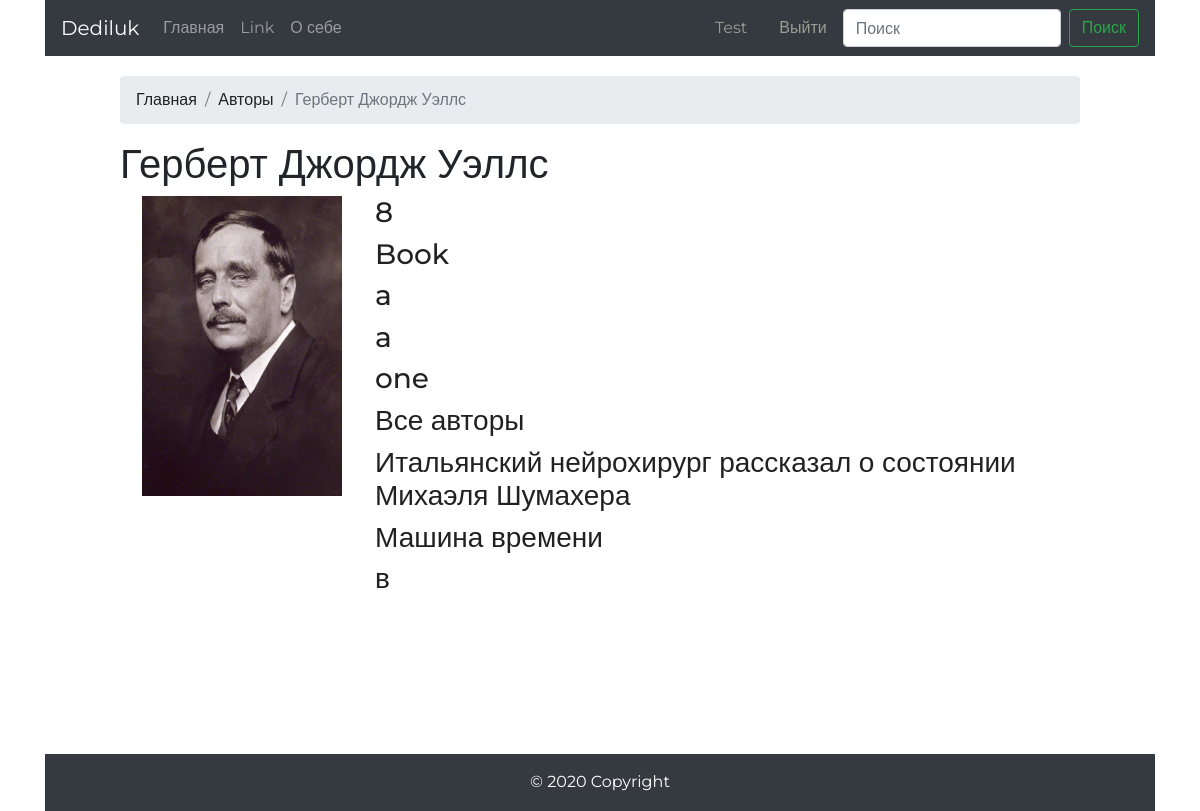
The app's page /mybooks/author/3/ (signed in), older data.
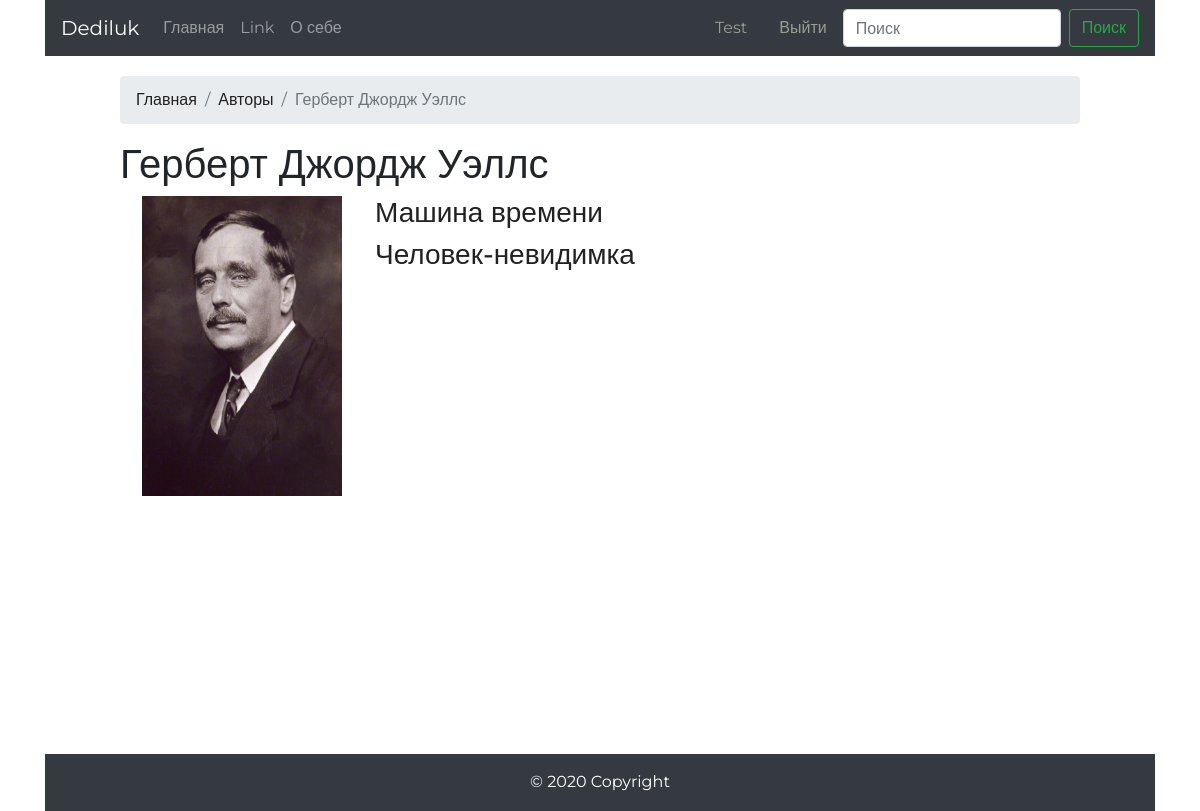
The same page, newer data.
### mybooks/models.py (models this page shows, shortened)
class Author(models.Model):
    name = models.CharField('Имя', max_length=150)
    image = models.ImageField('Изображение', upload_to='author/')
    def Meta(self):
        verbose_name = 'Автор'
        verbose_name_plural = 'Авторы'
    class Meta:
        ordering = ['name']

class Book(models.Model):
    title = models.CharField('Название', max_length=150, blank=False)
    description = models.TextField('Описание')
    image = models.ImageField('Изображение', upload_to='book/')
    author_name = models.ManyToManyField(Author, verbose_name='Авторы', related_name="books_author")
    def Meta(self):
        verbose_name = 'Книга'
        verbose_name_plural = 'Книги'
    class Meta:
        ordering = ['title']

### mybooks/views.py (the view)
# urls.py: path('/author/<int:pk>/', authorDetail, name='author_detail'),
def authorDetail(request, pk):
    author = get_object_or_404(Author, pk=pk)
    context = Book.objects.filter(author_name=pk)
    return render(request, 'mybooks/author_detail.html', {'author': author, 'books': context})

### templates/mybooks/author_detail.html (shortened to what this page needs)
{% extends "base.html" %}
{% block breadcrumbs %}
    <nav aria-label="breadcrumb">
      <ol class="breadcrumb">
        <li class="breadcrumb-item"><a href="{% url 'catalog:main_page'%}">Главная</a></li>
        <li class="breadcrumb-item"><a href="{% url 'mybooks:authors_list' %}">Авторы</a></li>
        <li class="breadcrumb-item active" aria-current="page">{{author.name}}</li>
      </ol>
    </nav>
{% endblock %}
{% block content %}
<h1 class="author_name">{{author.name}}</h1>
<div class="author_image_div">
    <img class='author_image' src="{{author.image.url}}" alt="">
</div>
<div class="author_description">
    {%for book in books %}
    <a href="{% url 'mybooks:book_detail' book.id %}"><h3>{{book.title}}</h3></a>
    {% endfor %}
</div>
{% endblock content %}

### templates/base.html (shortened to what this page needs)
<!doctype html>
<html lang="en">
{% load static %}
<head>
    <link rel="stylesheet" href="{% static '/css/bootstrap.css' %}">
    <link rel="stylesheet" href="{% static 'css/style.css' %}" type="text/css" media="all">
</head>
<body>
<div class="container">
    <nav class="navbar navbar-expand-lg navbar-dark bg-dark">
        <a class="navbar-brand" href="{% url 'catalog:main_page' %}">Dediluk</a>
        <div class="collapse navbar-collapse" id="navbarSupportedContent">
            <ul class="navbar-nav mr-auto">
                <li class= "nav-item">
                    <a class="nav-link" href="{% url 'catalog:main_page' %}">Главная <span class="sr-only">(current)</span></a>
                </li>
                <li class="nav-item">
                    <a class="nav-link" href="#">Link</a>
                </li>
                <li class="nav-item ">
                    <a class="nav-link" href="{% url 'catalog:about' %}">О себе</a>
                </li>
            </ul>
            {% if user.is_authenticated %}
                {% if user.is_superuser %}
                    <a class="nav-link nav-link-username" href="{% url 'admin:index' %}">{{user.get_username|title}}</a>
                {% else %}
                    <a class="nav-link nav-link-username" href="{% url 'catalog:about_user' user.get_username%}">{{user.get_username|title }}</a>
                {% endif %}
                <a class="nav-link nav-link-username" href="{% url 'logout' %}?next={{request.path}}">Выйти</a>
            {% else %}
                <a class="nav-link nav-link-username" href="{% url 'login' %}?next={{request.path}}">Войти</a>
            {% endif %}
            <form action="{% url 'mybooks:search_detail' %}"  class="form-inline my-2 my-lg-0" method="get">
                <input name='search' class="form-control mr-sm-2" type="search" placeholder="Поиск" aria-label="Search">
                <button class="btn btn-outline-success my-2 my-sm-0" type="submit">Поиск</button>
            </form>
        </div>
    </nav>
    <div class="content">
        {% block breadcrumbs %}{% endblock  %}
        {% block content %}
        {% endblock content %}
    </div>
    <div class="clr"></div>
</div>
<div class="footer">
        <footer class="page-footer font-small blue">
            <div class="footer-copyright text-center py-3">© 2020 Copyright
            </div>
        </footer>
    </div>
</body>
</html>

### static/css/style.css (style rules this page uses)
* { margin: 0; padding: 0; }
html,body { height: 100%; font-family: 'Montserrat', sans-serif; }
.container { width: 1366px; margin: 0 auto; position: relative; min-height: 100%; }
.content { box-sizing: border-box; padding-bottom: 100px; margin-left: 75px; margin-right: 75px; margin-top: 20px; }
.footer { color: white; martin-top:-100px; height: 57px; background-color: #343a40; background-color: #343a40; width: 1110px; margin: -46px auto; }
ul { list-style-type: none; }
.book_image, .author_image { height:300px; width: 200px; float: left; }
.book_image_div, .author_image_div { height:300px; width: 200px; float:left; margin-left: 22px; }
.author_description { margin-left: 255px; }
.nav-link-username { color: #9a9d90; }
.clr { height:55px; clear: both; }

Row changes from the older to the newer data that the page shows:
removed Book: title "8"
removed Book: title "Book"
removed Book: title "a"
removed Book: title "a"
removed Book: title "one"
removed Book: title "Все авторы"
removed Book: title "Итальянский нейрохирург рассказал о состоянии Михаэля Шумахера"
removed Book: title "в"
added Book: title "Человек-невидимка"
